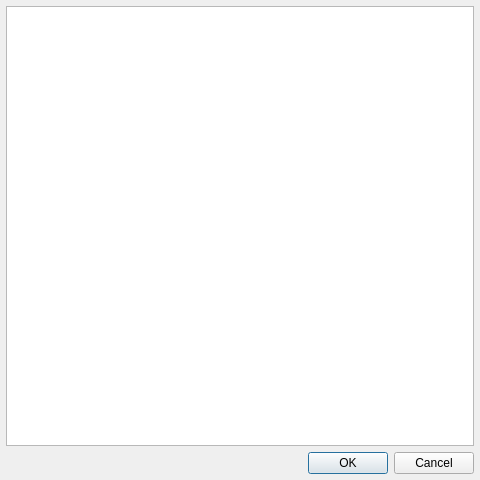
<?xml version="1.0" encoding="UTF-8"?>
<ui version="4.0">
 <class>DialogEditBp</class>
 <widget class="QDialog" name="DialogEditBp">
  <property name="geometry">
   <rect>
    <x>0</x>
    <y>0</y>
    <width>480</width>
    <height>480</height>
   </rect>
  </property>
  <property name="windowTitle">
   <string>Dialog</string>
  </property>
  <layout class="QVBoxLayout" name="verticalLayout">
   <property name="leftMargin">
    <number>6</number>
   </property>
   <property name="topMargin">
    <number>6</number>
   </property>
   <property name="rightMargin">
    <number>6</number>
   </property>
   <property name="bottomMargin">
    <number>6</number>
   </property>
   <item>
    <widget class="QTableView" name="tableView"/>
   </item>
   <item>
    <widget class="QDialogButtonBox" name="buttonBox">
     <property name="orientation">
      <enum>Qt::Horizontal</enum>
     </property>
     <property name="standardButtons">
      <set>QDialogButtonBox::Cancel|QDialogButtonBox::Ok</set>
     </property>
    </widget>
   </item>
  </layout>
 </widget>
 <resources/>
 <connections>
  <connection>
   <sender>buttonBox</sender>
   <signal>accepted()</signal>
   <receiver>DialogEditBp</receiver>
   <slot>accept()</slot>
   <hints>
    <hint type="sourcelabel">
     <x>248</x>
     <y>254</y>
    </hint>
    <hint type="destinationlabel">
     <x>157</x>
     <y>274</y>
    </hint>
   </hints>
  </connection>
  <connection>
   <sender>buttonBox</sender>
   <signal>rejected()</signal>
   <receiver>DialogEditBp</receiver>
   <slot>reject()</slot>
   <hints>
    <hint type="sourcelabel">
     <x>316</x>
     <y>260</y>
    </hint>
    <hint type="destinationlabel">
     <x>286</x>
     <y>274</y>
    </hint>
   </hints>
  </connection>
 </connections>
</ui>
